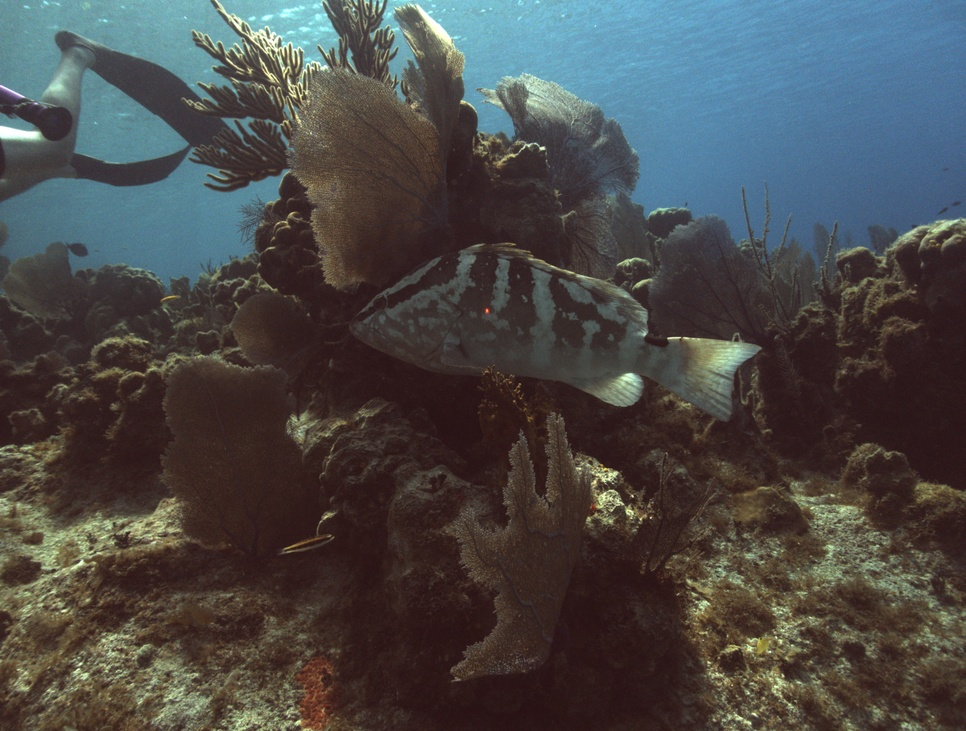
#> input picture e4e-data/0a00c5958d9d70c7e67ed3862fa3b09c.JPG, 966 x 731 px, shrunk from 3987 x 3016 before the run
$ python -i color_scoring.py   (imports and definitions only)
#> lines starting #> are read from the running program, lines starting #| are printed output that depends on the picture; after the words box and inside, x2 and y2 are one past the last pixel; in counts of white or black regions, pixels touching at a corner belong together
"""
Stage 2: Multi-color-space laser scoring.

Produces a unified laser_likelihood map from HSV, LAB, and RGB analysis.
Supports both red and green lasers with automatic color detection.
"""

import numpy as np
import cv2


# ---------------------------------------------------------------------------
# Hue ranges (OpenCV HSV: H in [0,180], S/V in [0,255])
# ---------------------------------------------------------------------------
RED_HUE_RANGES = [(0, 10), (170, 180)]
GREEN_HUE_RANGES = [(35, 85)]


def _robust_normalize(score, lower_q=95.0, upper_q=99.9):
    """
    Normalize a score image using robust percentiles instead of a raw max.

    This keeps a single saturated region from flattening the dynamic range of
    the rest of the image.
    """
    score_f = score.astype(np.float32)
    lo = float(np.percentile(score_f, lower_q))
    hi = float(np.percentile(score_f, upper_q))

    if not np.isfinite(lo):
        lo = 0.0
    if not np.isfinite(hi):
        hi = float(score_f.max())

    if hi <= lo + 1e-6:
        lo = float(score_f.min())
        hi = float(score_f.max())

    if hi <= lo + 1e-6:
        normalized = np.clip(score_f, 0.0, 1.0)
    else:
        normalized = np.clip((score_f - lo) / (hi - lo), 0.0, 1.0)

    stats = {
        "raw_min": float(score_f.min()),
        "raw_max": float(score_f.max()),
        "raw_mean": float(score_f.mean()),
        "raw_std": float(score_f.std()),
        "raw_q95": float(np.percentile(score_f, 95)),
        "raw_q99": float(np.percentile(score_f, 99)),
        "raw_q99_9": float(np.percentile(score_f, 99.9)),
        "robust_lower_q": float(lower_q),
        "robust_upper_q": float(upper_q),
        "robust_lower_value": float(lo),
        "robust_upper_value": float(hi),
    }
    return normalized.astype(np.float32), stats


def _hsv_laser_score(hsv, hue_ranges, sat_min=80, val_min=80):
    """
    Score each pixel by how laser-like it is in HSV space.

    Lasers are highly saturated and bright with specific hue.
    score = S_norm * V_norm * hue_mask
    """
    h, s, v = cv2.split(hsv)
    hue_mask = np.zeros(h.shape, dtype=np.float32)
    for lo, hi in hue_ranges:
        hue_mask[(h >= lo) & (h <= hi)] = 1.0

    s_norm = s.astype(np.float32) / 255.0
    v_norm = v.astype(np.float32) / 255.0

    sat_mask = (s >= sat_min).astype(np.float32)
    val_mask = (v >= val_min).astype(np.float32)

    score = s_norm * v_norm * hue_mask * sat_mask * val_mask
    return score


def _lab_laser_score(lab, color="red"):
    """
    Score pixels using LAB color space deviation.

    Red lasers: strong positive a* (red-green axis)
    Green lasers: strong negative a* or strong negative b* won't work well;
                  instead use deviation from local background in a* channel.
    """
    l, a, b = cv2.split(lab)
    a_f = a.astype(np.float32) - 128.0  # center around 0
    b_f = b.astype(np.float32) - 128.0

    if color == "red":
        score = np.clip(a_f / 127.0, 0, 1)
    elif color == "green":
        score = np.clip(-a_f / 127.0, 0, 1)
    else:
        score_red = np.clip(a_f / 127.0, 0, 1)
        score_green = np.clip(-a_f / 127.0, 0, 1)
        score = np.maximum(score_red, score_green)

    l_norm = l.astype(np.float32) / 255.0
    return score * l_norm


def _rgb_laser_score(bgr_float, color="red"):
    """
    Simple channel-difference scores (generalization of the original red_score).

    Red:   r - 0.5*g - 0.5*b
    Green: g - 0.5*r - 0.5*b
    """
    b, g, r = bgr_float[:, :, 0], bgr_float[:, :, 1], bgr_float[:, :, 2]
    if color == "red":
        score = r - 0.5 * g - 0.5 * b
    elif color == "green":
        score = g - 0.5 * r - 0.5 * b
    else:
        score_red = r - 0.5 * g - 0.5 * b
        score_green = g - 0.5 * r - 0.5 * b
        score = np.maximum(score_red, score_green)
    return np.clip(score, 0, 1)


def _local_contrast_score(gray_float, kernel_size=31):
    """
    Highlight pixels that are locally much brighter than their surroundings.
    Useful for laser dots that are small bright spots on any background.
    """
    local_mean = cv2.blur(gray_float, (kernel_size, kernel_size))
    local_std = cv2.blur((gray_float - local_mean) ** 2, (kernel_size, kernel_size))
    local_std = np.sqrt(local_std + 1e-8)
    contrast = (gray_float - local_mean) / (local_std + 1e-8)
    return np.clip(contrast / 5.0, 0, 1)


def detect_laser_color(bgr, quantile=99.9):
    """
    Auto-detect whether the dominant laser is red or green.

    Compares robust high-quantiles of red_score and green_score so a single
    outlier pixel does not dominate the decision.
    """
    bgr_f = bgr.astype(np.float32) / 255.0
    b, g, r = bgr_f[:, :, 0], bgr_f[:, :, 1], bgr_f[:, :, 2]

    red_score = np.clip(r - 0.5 * g - 0.5 * b, 0, 1)
    green_score = np.clip(g - 0.5 * r - 0.5 * b, 0, 1)

    red_q = float(np.percentile(red_score, quantile))
    green_q = float(np.percentile(green_score, quantile))

    if red_q >= green_q:
        return "red"
    return "green"


def compute_laser_score(bgr, color="auto",
                        w_hsv=0.35, w_lab=0.25, w_rgb=0.25, w_contrast=0.15,
                        robust_lower_q=95.0, robust_upper_q=99.9,
                        return_debug=False):
    """
    Compute a unified laser likelihood map by fusing HSV, LAB, RGB, and
    local contrast scores.

    Parameters
    ----------
    bgr : np.ndarray  (H, W, 3) uint8 BGR image (preprocessed)
    color : str        "red", "green", or "auto"
    w_hsv, w_lab, w_rgb, w_contrast : float  fusion weights

    Returns
    -------
    score_map : np.ndarray (H, W) float32 in [0, 1]
    detected_color : str   "red" or "green"
    """
    if color == "auto":
        color = detect_laser_color(bgr, quantile=robust_upper_q)

    hsv = cv2.cvtColor(bgr, cv2.COLOR_BGR2HSV)
    lab = cv2.cvtColor(bgr, cv2.COLOR_BGR2LAB)
    bgr_f = bgr.astype(np.float32) / 255.0
    gray_f = cv2.cvtColor(bgr, cv2.COLOR_BGR2GRAY).astype(np.float32) / 255.0

    hue_ranges = RED_HUE_RANGES if color == "red" else GREEN_HUE_RANGES

    s_hsv = _hsv_laser_score(hsv, hue_ranges)
    s_lab = _lab_laser_score(lab, color)
    s_rgb = _rgb_laser_score(bgr_f, color)
    s_contrast = _local_contrast_score(gray_f)

    fused_raw = (w_hsv * s_hsv + w_lab * s_lab + w_rgb * s_rgb +
                 w_contrast * s_contrast)
    fused, score_stats = _robust_normalize(
        fused_raw,
        lower_q=robust_lower_q,
        upper_q=robust_upper_q,
    )

    if return_debug:
        debug_info = {
            "raw_score_map": fused_raw.astype(np.float32),
            "score_stats": score_stats,
            "score_weights": {
                "hsv": float(w_hsv),
                "lab": float(w_lab),
                "rgb": float(w_rgb),
                "contrast": float(w_contrast),
            },
            "color_quantile": float(robust_upper_q),
        }
        return fused.astype(np.float32), color, debug_info

    return fused.astype(np.float32), color

>>> import cv2
>>> picture = cv2.imread('e4e-data/0a00c5958d9d70c7e67ed3862fa3b09c.JPG')
#> picture is the input picture: shape (731, 966, 3); mean B, G, R 73.4, 73.9, 74.1
>>> result = compute_laser_score(picture)
#> in detect_laser_color, `green_score = np.clip(g - 0.5 * r - 0.5 * b, 0, 1)`:
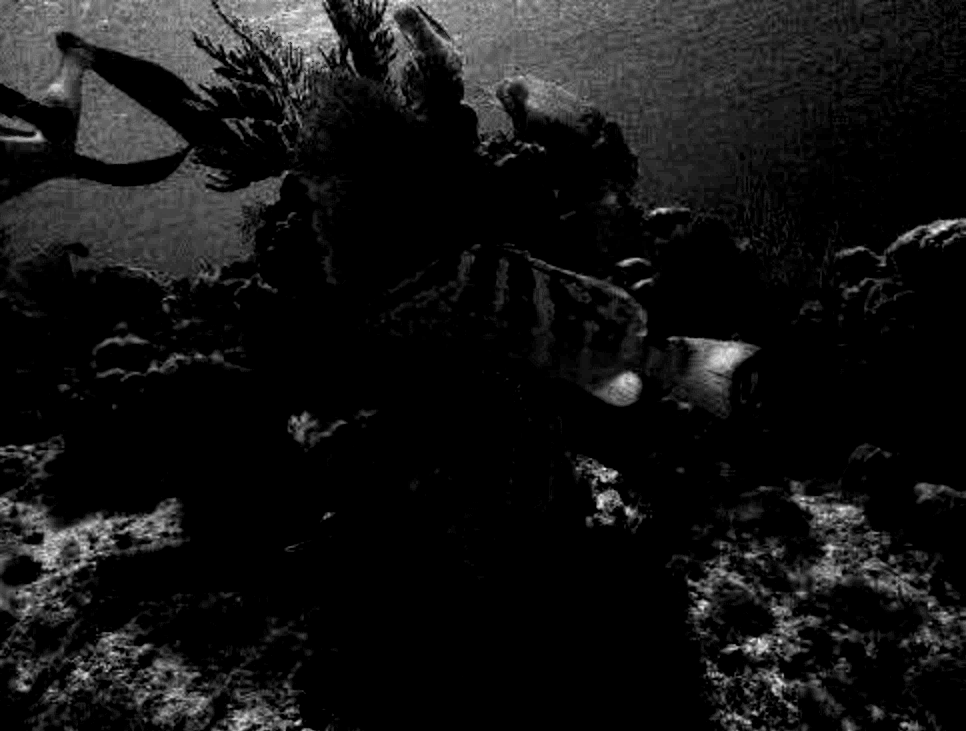
#> green_score: shape (731, 966) float32; min 0, max 0.19, mean 0.0157; drawn with min black and max white
#> in detect_laser_color, `red_q = float(np.percentile(red_score, quantile))`: red_q = 0.212
#> in detect_laser_color, `green_q = float(np.percentile(green_score, quantile))`: green_q = 0.151
#> in compute_laser_score, `color = detect_laser_color(bgr, quantile=robust_upper_q)`: color = 'red'
#> in compute_laser_score, `hsv = cv2.cvtColor(bgr, cv2.COLOR_BGR2HSV)`: hsv: shape (731, 966, 3); mean H, S, V 55.3, 88.7, 89.7
#> in compute_laser_score, `lab = cv2.cvtColor(bgr, cv2.COLOR_BGR2LAB)`: lab: shape (731, 966, 3); mean of channels 0, 1, 2 79.1, 129.9, 129.4
#> in compute_laser_score, `hue_ranges = RED_HUE_RANGES if color == "red" else GREEN_HUE_RANGES`: hue_ranges = [(0, 10), (170, 180)]
#> in _hsv_laser_score, `h, s, v = cv2.split(hsv)`:
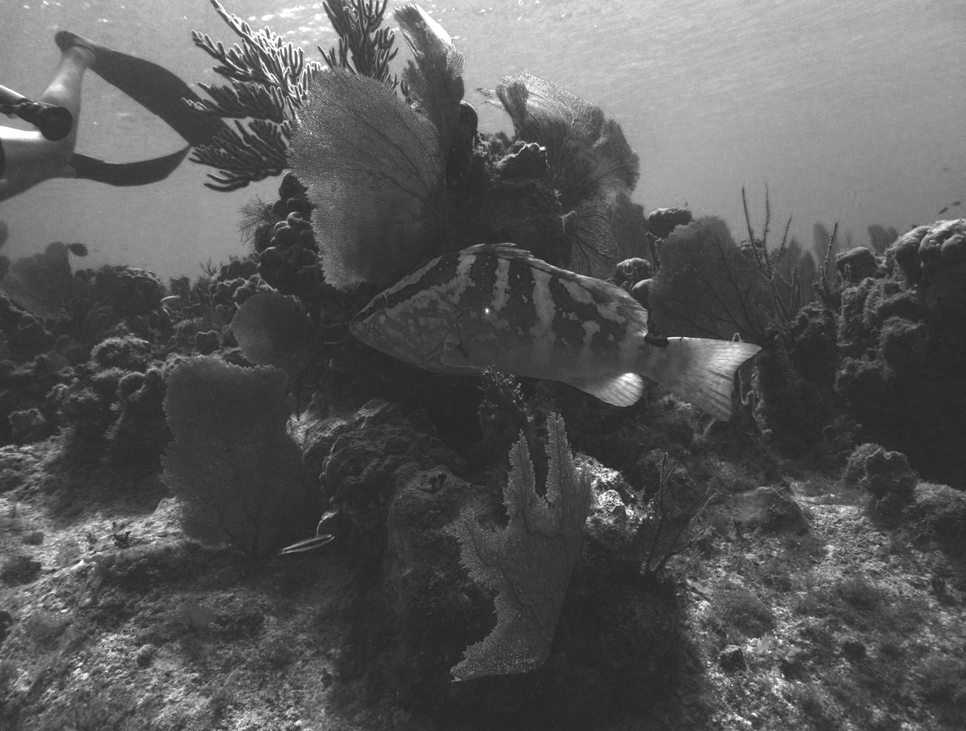
#> v: shape (731, 966); min 33, max 255, mean 89.7
#> the loop in _hsv_laser_score, `for lo, hi in hue_ranges:` made 2 passes
#> after the loop in _hsv_laser_score, `for lo, hi in hue_ranges:`:
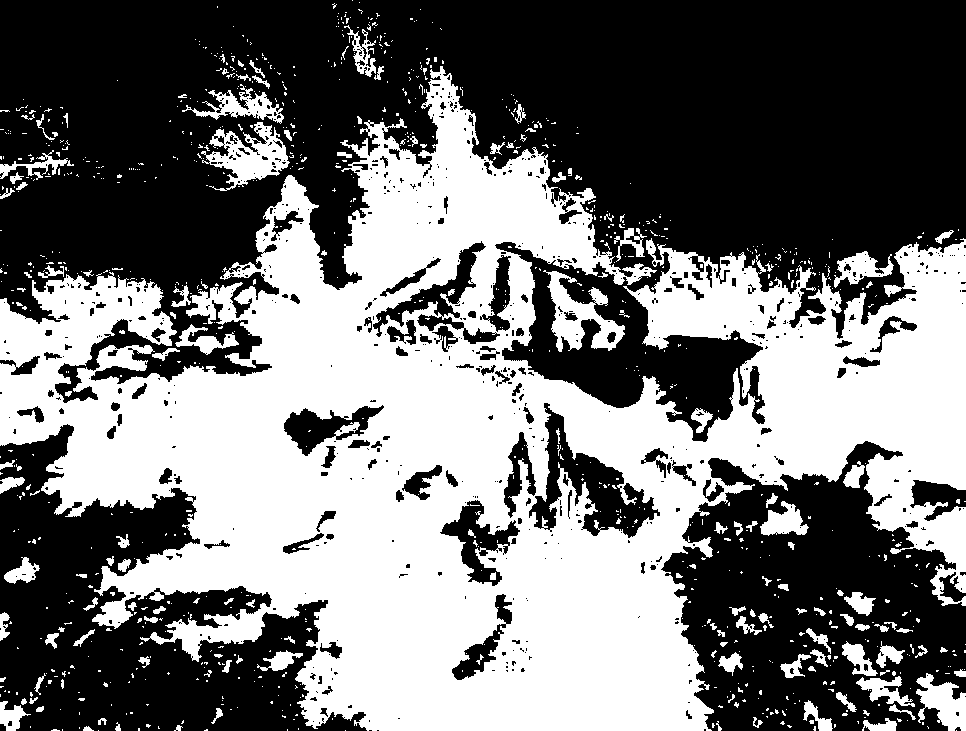
#> hue_mask: shape (731, 966) float32; values 0 (black) and 1 (white), 45.3% white; 980 white regions (832 under 20 px), largest, box (x1, y1, x2, y2) and area: (0, 66, 966, 731) 291732, (201, 122, 290, 191) 2714, (543, 270, 625, 352) 2708
#> in _hsv_laser_score, `sat_mask = (s >= sat_min).astype(np.float32)`: sat_mask: shape (731, 966) float32; values 0 (black) and 1 (white), 67.1% white; 2563 black regions (2326 under 20 px), largest, box (x1, y1, x2, y2) and area: (0, 0, 966, 436) 170147, (780, 492, 966, 667) 9813, (28, 617, 302, 731) 9314
#> in _hsv_laser_score, `val_mask = (v >= val_min).astype(np.float32)`: val_mask: shape (731, 966) float32; values 0 (black) and 1 (white), 40.9% white; 1803 white regions (1653 under 20 px), largest, box (x1, y1, x2, y2) and area: (0, 0, 966, 316) 185667, (0, 426, 362, 731) 38352, (665, 477, 966, 731) 29543
#> in _local_contrast_score, `contrast = (gray_float - local_mean) / (local_std + 1e-8)`:
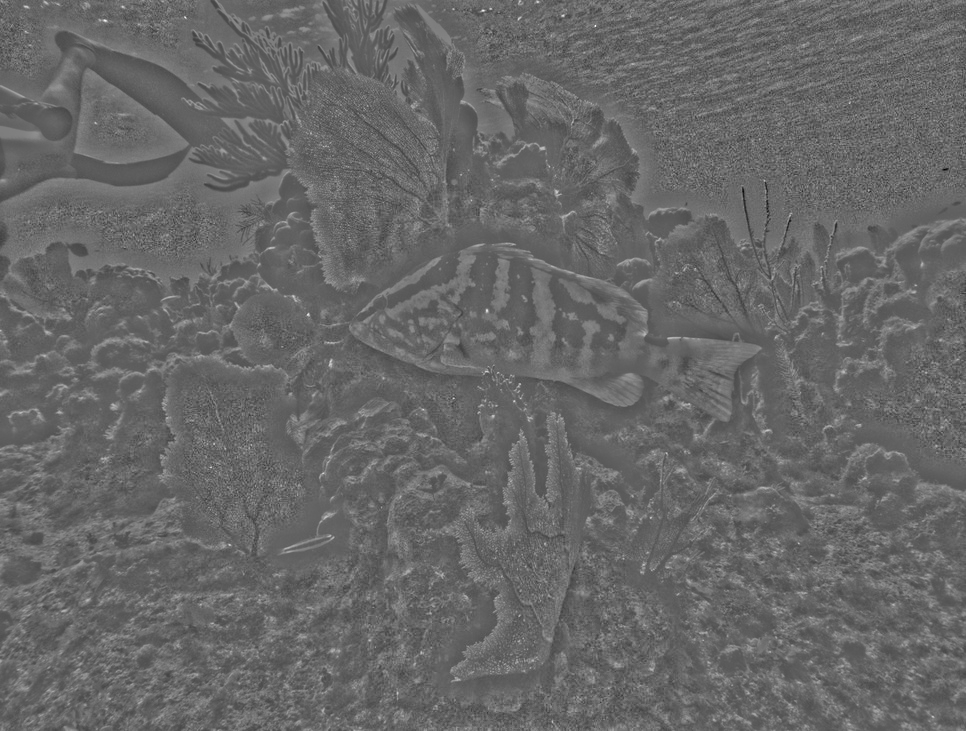
#> contrast: shape (731, 966) float32; min -7.41, max 10.69, mean -0.0366; drawn with min black and max white
#> in _local_contrast_score, `return np.clip(contrast / 5.0, 0, 1)`:
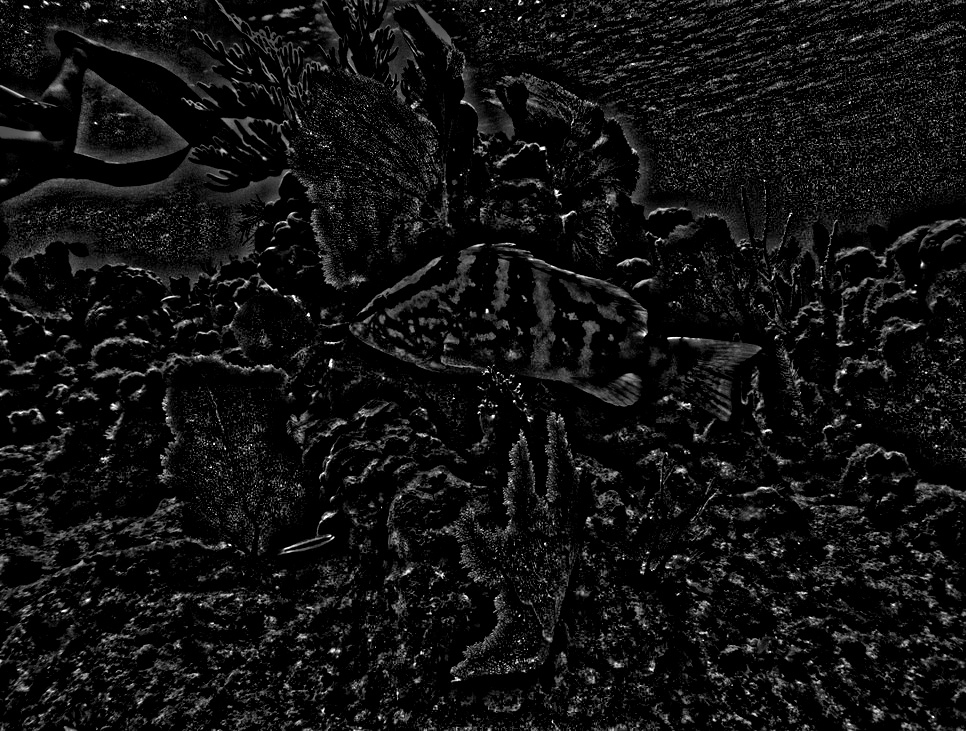
#> returned value: shape (731, 966) float32; min 0, max 1, mean 0.0692
#> in _robust_normalize, `lo = float(np.percentile(score_f, lower_q))`: lo = 0.0655
#> in _robust_normalize, `hi = float(np.percentile(score_f, upper_q))`: hi = 0.165
#> in _robust_normalize, `normalized = np.clip((score_f - lo) / (hi - lo), 0.0, 1.0)`:
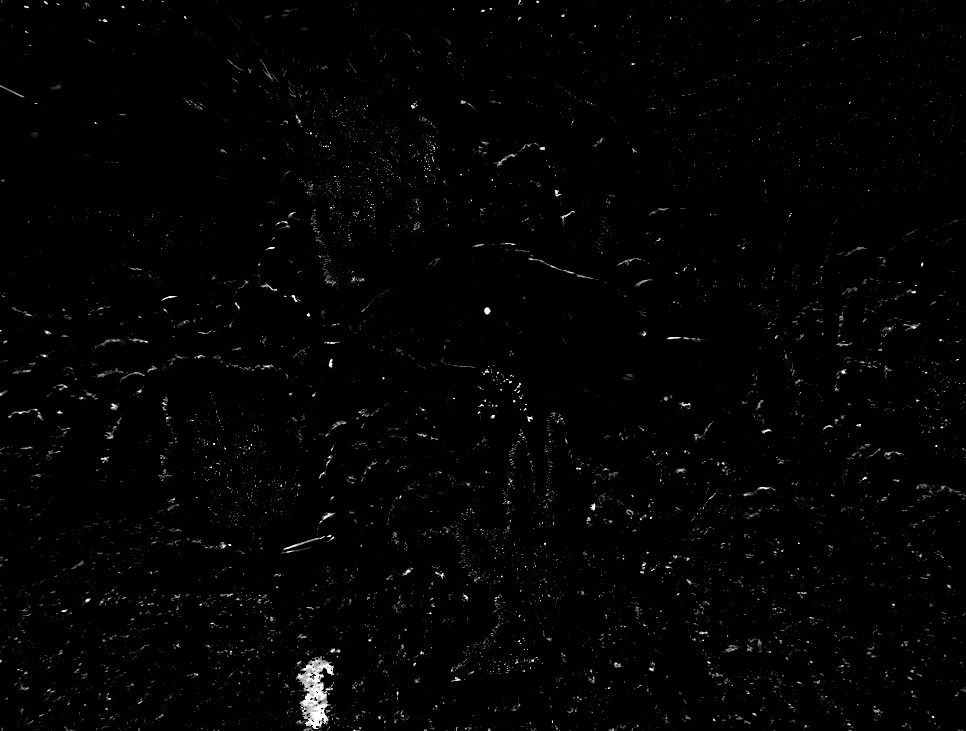
#> normalized: shape (731, 966) float32; min 0, max 1, mean 0.0115
#> in compute_laser_score, `fused, score_stats = _robust_normalize( fused_raw, lower_q=robust_lowe..`: score_stats = 11 items
